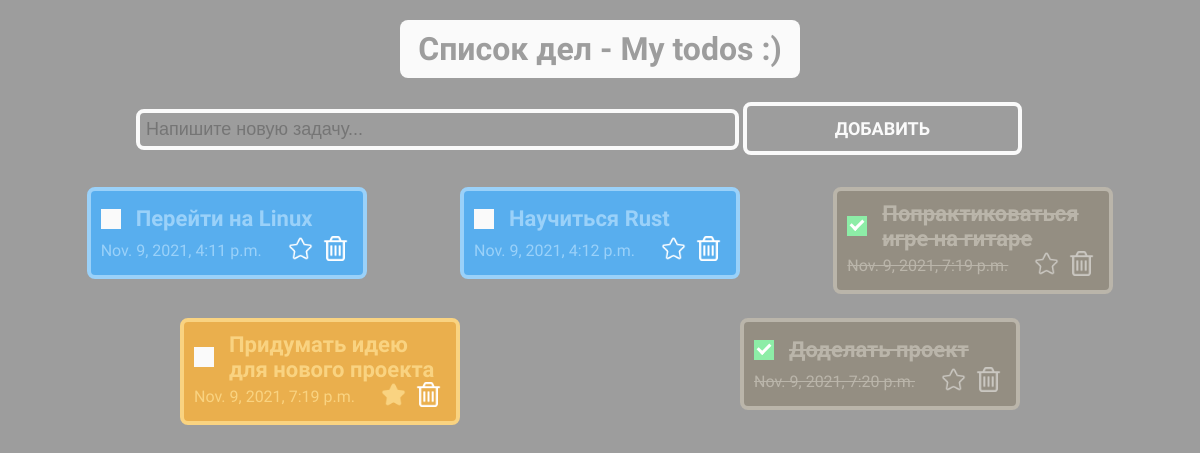
Page /test/ on the committed database.
### main/models.py (models this page shows)
class ToDo(models.Model):
    text = models.CharField(max_length=100)
    date_created = models.DateTimeField(auto_now_add=True)
    is_done = models.BooleanField(default=False)
    is_favorite = models.BooleanField(default=False)

### main/views.py (the view)
# urls.py: path('test/', test, name="test"),
def test(req):
    todo_list = ToDo.objects.all()
    return render(req, "test.html", { "todo_list": todo_list })

### main/templates/test.html (shortened to what this page needs)
{% load static %}
<!DOCTYPE html>
<html lang="en">
<head>
    <link rel="stylesheet" href="{% static 'style.css' %}">
    <link rel="stylesheet" href="{% static 'checkbox.css' %}">
</head>
<body>
    <section>
        <h1>Список дел - My todos :)</h1>
        <div class="todo-create-container">
            <form action="{% url 'add-todo' %}" method="post">
                <input
                    class="todo-create-input"
                    type="text"
                    placeholder="Напишите новую задачу..."
                    name="todo-input"
                />
                <button class="todo-create-button">Добавить</button>
            </form>
        </div>
        <div class="todo-items">
            {% for todo in todo_list %}
                <div class="todo-item {% if todo.is_done %}done {% elif todo.is_favorite %}marked {% endif %}">
                    <div class="todo-item-header">
                        <label class="checkbox-container">
                            <a href="{% url 'toggle-todo' todo.id %}">
                                <span class="checkmark"></span>
                            </a>
                        </label>
                        <h4>{{ todo.text }}</h4>
                    </div>
                    <div class="todo-item-footer">
                        <p>{{ todo.date_created }}</p>
                        <div class="todo-item-actions">
                            <a href="{% url 'mark-todo' todo.id %}">
                                {% if todo.is_favorite %}
                                    <img src="{% static 'assets/starred.png' %}" alt="Unfavorite">
                                {% else %}
                                    <img src="{% static 'assets/unstarred.png' %}" alt="Favorite">
                                {% endif %}
                            </a>
                            <a href="{% url 'delete-todo' todo.id %}"><img src="{% static 'assets/bin.png' %}" alt="Delete"></a>
                        </div>
                    </div>
                </div>
            {% endfor %}
        </div>
    </section>
</body>
</html>

### main/static/style.css (style rules this page uses)
:root { --bg-color: #9d9d9d; --todo-border-radius: 8px; --todo-ui-background: #9d9d9d; --todo-ui-foreground: #fafafa; --todo-ui-active: #8deda7; --todo-card-background: #58aeee; --todo-card-foreground: #9ad1f9; --todo-card-background-marked: #eaaf4d; --todo-card-foreground-marked: #f9d381; --todo-card-background-done: #948e82; --todo-card-foreground-done: #bab5aa; }
* { padding: 0; margin: 0; box-sizing: border-box; }
body { font-family: 'Balsamiq Sans', 'Segoe UI', Tahoma, Geneva, Verdana, sans-serif; background-color: var(--bg-color); }
h1 { padding: 10px 18px; margin-bottom: 24px; background-color: var(--todo-ui-foreground); color: var(--todo-ui-background); border-radius: var(--todo-border-radius); font-size: 32px; font-weight: bold; }
section { width: 100%; padding: 20px; display: flex; flex-direction: column; align-items: center; }
form { width: 100%; display: inline-block; }
.todo-create-container { display: flex; justify-content: space-between; width: 80%; }
.todo-create-input { width: 65%; padding: 6px 6px; font-size: 18px; background-color: var(--todo-ui-background); border: 4px solid var(--todo-ui-foreground); border-radius: var(--todo-border-radius); outline: none; }
.todo-create-button { width: 30%; padding: 12px 20px; color: var(--todo-ui-foreground); background-color: var(--todo-ui-background); border: 4px solid var(--todo-ui-foreground); border-radius: var(--todo-border-radius); font-family: inherit; font-size: 18px; font-weight: bold; text-transform: uppercase; cursor: pointer; outline: none; }
.todo-items { width: 100%; padding: 20px; display: flex; justify-content: space-around; flex-wrap: wrap; }
.todo-item { width: 25%; height: fit-content; min-width: 240px; padding: 10px; margin: 12px; border: 4px solid var(--todo-card-foreground); border-radius: var(--todo-border-radius); background-color: var(--todo-card-background); }
.todo-item h4 { color: var(--todo-card-foreground); font-size: 22px; }
.todo-item p, .todo-item span { color: var(--todo-card-foreground); }
.todo-item.done { background-color: var(--todo-card-background-done); border-color: var(--todo-card-foreground-done); text-decoration: line-through var(--todo-card-foreground-done); }
.todo-item.done h4, .todo-item.done p, .todo-item.done span { color: var(--todo-card-foreground-done); }
.todo-item.done img { opacity: 0.5; }
.todo-item.marked { background-color: var(--todo-card-background-marked); border-color: var(--todo-card-foreground-marked); }
.todo-item.marked h4, .todo-item.marked p, .todo-item.marked span { color: var(--todo-card-foreground-marked); }
.todo-item-header { display: flex; align-items: center; min-height: 35px; }
.todo-item-footer { display: flex; justify-content: space-between; align-items: center; bottom: 0; }
.todo-item-footer .todo-item-actions { display: flex; }
.todo-item-footer img { width: 25px; height: 25px; margin: 0 5px; cursor: pointer; }

### main/static/checkbox.css (style rules this page uses)
.checkbox-container { display: block; position: relative; padding-left: 35px; margin-bottom: 12px; cursor: pointer; font-size: 22px; -webkit-user-select: none; -moz-user-select: none; -ms-user-select: none; user-select: none; }
.checkmark { position: absolute; top: -4px; left: 0; height: 20px; width: 20px; background-color: var(--todo-ui-foreground); }
.checkmark:after { content: ""; position: absolute; display: none; }
.checkbox-container input:checked ~ .checkmark { background-color: var(--todo-ui-active); }
.checkbox-container input:checked ~ .checkmark:after { display: block; }
.checkbox-container .checkmark:after { left: 6px; top: 1px; width: 5px; height: 10px; border: solid white; border-width: 0 3px 3px 0; -webkit-transform: rotate(45deg); -ms-transform: rotate(45deg); transform: rotate(45deg); }

### rows in the picture
ToDo: text "Перейти на Linux", date_created "Nov. 9, 2021, 4:11 p.m.", is_favorite False (drawn)
ToDo: text "Научиться Rust", date_created "Nov. 9, 2021, 4:12 p.m.", is_favorite False (drawn)
ToDo: text "Попрактиковаться игре на гитаре", date_created "Nov. 9, 2021, 7:19 p.m.", is_favorite False (drawn)
ToDo: text "Придумать идею для нового проекта", date_created "Nov. 9, 2021, 7:19 p.m.", is_favorite True (drawn)
ToDo: text "Доделать проект", date_created "Nov. 9, 2021, 7:20 p.m.", is_favorite False (drawn)
